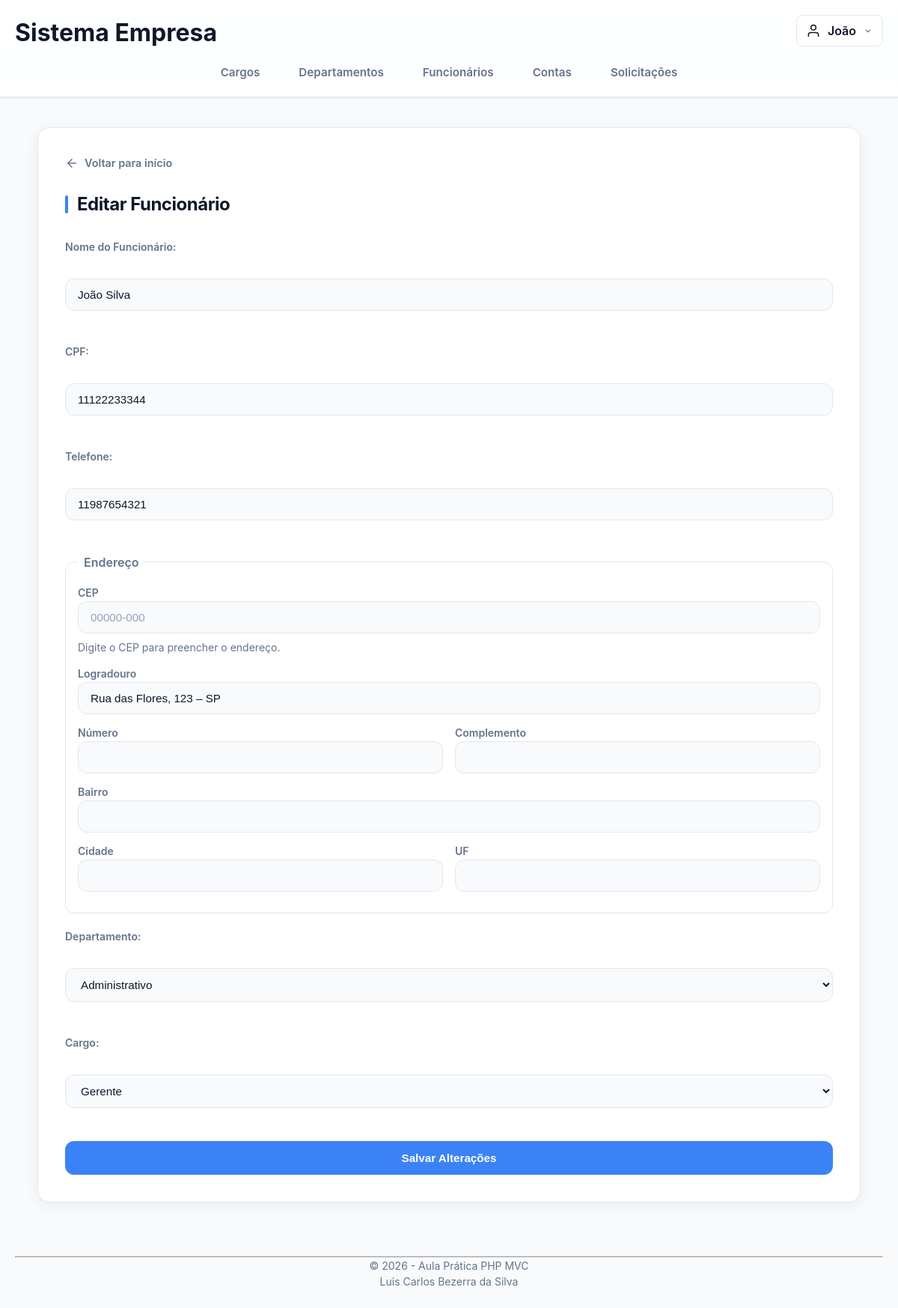
/index.php?action=editarFunc&id=1 (signed in), run on the app's committed database.
### tables this page shows
CREATE TABLE dboFuncionario (
    funcional INT AUTO_INCREMENT PRIMARY KEY,
    cpf CHAR(11) NOT NULL UNIQUE,
    nome VARCHAR(40) NOT NULL,
    telefone CHAR(15),
    endereco VARCHAR(500) NOT NULL,
    codDepartamento INT NOT NULL,
    codCargo INT NOT NULL,
    CONSTRAINT fkCodFun
        FOREIGN KEY (codCargo)
        REFERENCES dboCargo(codCargo),
    CONSTRAINT fkCodDepto
        FOREIGN KEY (codDepartamento)
        REFERENCES dboDepartamento(codDepartamento)
);

CREATE TABLE dboEndereco (
    funcional INT PRIMARY KEY,
    cep CHAR(8) NULL,
    logradouro VARCHAR(150) NOT NULL,
    numero VARCHAR(20) NULL,
    complemento VARCHAR(100) NULL,
    bairro VARCHAR(100) NULL,
    cidade VARCHAR(100) NULL,
    uf CHAR(2) NULL,
    CONSTRAINT fkEnderecoFuncionario
        FOREIGN KEY (funcional)
        REFERENCES dboFuncionario(funcional)
        ON DELETE CASCADE
);

CREATE TABLE dboDepartamento (
    codDepartamento INT AUTO_INCREMENT PRIMARY KEY,
    nomeDepartamento VARCHAR(50) NOT NULL
);

CREATE TABLE dboCargo (
    codCargo INT AUTO_INCREMENT PRIMARY KEY,
    nomeCargo VARCHAR(100) NOT NULL UNIQUE,
    salario DECIMAL(10, 2) NOT NULL
);

### controller/funcController.php (called while the page is built, shortened)
<?php
    require_once __DIR__ . '/../model/funcionarioModel.php';
    require_once __DIR__ . '/../model/cargoModel.php';
    require_once __DIR__ . '/../model/departamentoModel.php';
    class FuncController {
        public function editar() {
            $funcionario = (new Funcionario())->buscarPorId($_GET['id'] ?? null);
            $listaCargo = (new Cargo())->listarTodos();
            $listaDep = (new Departamento())->listarTodos();
            include __DIR__ . "/../view/funcEditar.php";
        }
    }
?>

### index.php (called while the page is built)
<?php
    require_once "controller/routes.php";
?>

### config/conexao.php (called while the page is built)
<?php
class Conexao
{
    public static function getConn()
    {
        $host = "127.0.0.1";
        $port = "3307";
        $dbname = "dboEmpresaMvc";
        $user = "root";
        $pass = "";
        try {
            $conexao = new PDO(
                "mysql:host=$host;port=$port;dbname=$dbname;charset=utf8",
                $user,
                $pass
            );
            $conexao->setAttribute(
                PDO::ATTR_ERRMODE,
                PDO::ERRMODE_EXCEPTION
            );
            return $conexao;
        } catch (PDOException $e) {
            die("Erro na conexão: " . $e->getMessage());
        }
    }
}

### model/funcionarioModel.php (called while the page is built, shortened)
<?php
    require_once __DIR__ . '/../config/conexao.php';
    class Funcionario {
        public function buscarPorId($funcional) {
                $sql = "SELECT f.*, c.nomeCargo, d.nomeDepartamento AS nomeDepartamento, co.foto,
                    e.cep, e.logradouro, e.numero, e.complemento, e.bairro, e.cidade, e.uf
                    FROM dboFuncionario f
                    INNER JOIN dboCargo c ON f.codCargo = c.codCargo
                    INNER JOIN dboDepartamento d ON f.codDepartamento = d.codDepartamento
                    LEFT JOIN dboConta co ON f.funcional = co.funcional
                    LEFT JOIN dboEndereco e ON f.funcional = e.funcional
                    WHERE f.funcional = :funcional";
            $stmt = Conexao::getConn()->prepare($sql);
            $stmt->bindParam(':funcional', $funcional, PDO::PARAM_INT);
            $stmt->execute();
            return $stmt->fetch(PDO::FETCH_ASSOC);
        }
    }
?>

### model/departamentoModel.php (called while the page is built, shortened)
<?php
    require_once __DIR__ . '/../config/conexao.php';
    class Departamento {
        public function listarTodos() {
            $sql = "select * from dboDepartamento order by codDepartamento asc";
            $stmt = Conexao::getConn()->prepare($sql);
            $stmt->execute();
            return $stmt->fetchAll(PDO::FETCH_ASSOC);
        }
    }
?>

### model/cargoModel.php (called while the page is built, shortened)
<?php
    require_once __DIR__ . '/../config/conexao.php';
    class Cargo {
        public function listarTodos() {
            $sql = "select * from dboCargo order by codCargo asc";
            $stmt = Conexao::getConn()->prepare($sql);
            $stmt->execute();
            return $stmt->fetchAll(PDO::FETCH_ASSOC);
        }
    }
?>

### view/funcEditar.php (the view, shortened to what this page needs)
<?php
include __DIR__ . '/include/cabecalho.php'; ?>
<h2>Editar Funcionário</h2>
<form action="index.php?action=atualizarFunc" method="POST" class="form-grupo">
    <label class="form-label">Nome do Funcionário:</label><br>
    <input type="text" name="nome" class="form-input" required value="<?= htmlspecialchars($funcionario['nome']) ?>"><br>
    <label class="form-label">CPF:</label><br>
    <input type="text" name="cpf" class="form-input" required maxlength="14" inputmode="numeric" data-mask="cpf" value="<?= htmlspecialchars($funcionario['cpf']) ?>"><br>
    <label class="form-label">Telefone:</label><br>
    <input type="text" name="telefone" class="form-input" maxlength="15" inputmode="tel" data-mask="telefone" value="<?= htmlspecialchars($funcionario['telefone'] ?? '') ?>"><br>
    <fieldset class="endereco-campos">
        <legend>Endereço</legend>
        <label class="form-label" for="cep">CEP</label>
        <input type="text" id="cep" name="endereco[cep]" class="form-input" required maxlength="9" inputmode="numeric" autocomplete="postal-code" placeholder="00000-000" data-mask="cep" value="<?= htmlspecialchars($funcionario['cep'] ?? '') ?>" aria-describedby="cep-status">
        <p id="cep-status" class="cep-status" role="status" aria-live="polite">Digite o CEP para preencher o endereço.</p>
        <label class="form-label" for="logradouro">Logradouro</label>
        <input type="text" id="logradouro" name="endereco[logradouro]" class="form-input" required maxlength="150" autocomplete="address-line1" value="<?= htmlspecialchars($funcionario['logradouro'] ?? $funcionario['endereco'] ?? '') ?>">
        <div class="endereco-linha">
            <div>
                <label class="form-label" for="numero">Número</label>
                <input type="text" id="numero" name="endereco[numero]" class="form-input" required maxlength="20" value="<?= htmlspecialchars($funcionario['numero'] ?? '') ?>">
            </div>
            <div>
                <label class="form-label" for="complemento">Complemento</label>
                <input type="text" id="complemento" name="endereco[complemento]" class="form-input" maxlength="100" value="<?= htmlspecialchars($funcionario['complemento'] ?? '') ?>">
            </div>
        </div>
        <label class="form-label" for="bairro">Bairro</label>
        <input type="text" id="bairro" name="endereco[bairro]" class="form-input" required maxlength="100" autocomplete="address-line2" value="<?= htmlspecialchars($funcionario['bairro'] ?? '') ?>">
        <div class="endereco-linha">
            <div>
                <label class="form-label" for="cidade">Cidade</label>
                <input type="text" id="cidade" name="endereco[cidade]" class="form-input" required maxlength="100" autocomplete="address-level2" value="<?= htmlspecialchars($funcionario['cidade'] ?? '') ?>">
            </div>
            <div>
                <label class="form-label" for="uf">UF</label>
                <input type="text" id="uf" name="endereco[uf]" class="form-input" required maxlength="2" pattern="[A-Za-z]{2}" autocomplete="address-level1" value="<?= htmlspecialchars($funcionario['uf'] ?? '') ?>">
            </div>
        </div>
    </fieldset>
    <label class="form-label">Departamento:</label><br>
    <select name="codDepartamento" class="form-input" required>
        <?php foreach ($listaDep as $departamento): ?>
            <option value="<?= $departamento['codDepartamento'] ?>" <?= $departamento['codDepartamento'] == $funcionario['codDepartamento'] ? 'selected' : '' ?>><?= htmlspecialchars($departamento['nomeDepartamento']) ?></option>
        <?php endforeach; ?>
    </select><br>
    <label class="form-label">Cargo:</label><br>
    <select name="codCargo" class="form-input" required>
        <?php foreach ($listaCargo as $cargo): ?>
            <option value="<?= $cargo['codCargo'] ?>" <?= $cargo['codCargo'] == $funcionario['codCargo'] ? 'selected' : '' ?>><?= htmlspecialchars($cargo['nomeCargo']) ?></option>
        <?php endforeach; ?>
    </select><br>
    <button type="submit" class="btn-save">Salvar Alterações</button>
</form>
<?php include __DIR__ . '/include/rodape.php'; ?>

### view/css/estilo.css (style rules this page uses)
:root { --bg-main: #f8fafc; --bg-surface: #ffffff; --bg-surface-hover: #f1f5f9; --border-color: #e2e8f0; --border-focus: #3b82f6; --primary: #3b82f6; --primary-hover: #2563eb; --text-main: #0f172a; --text-muted: #64748b; --radius-sm: 8px; --radius-md: 12px; --radius-lg: 16px; --shadow-sm: 0 1px 3px rgba(15, 23, 42, 0.08); --shadow-md: 0 4px 20px -2px rgba(15, 23, 42, 0.08); --shadow-glow: 0 0 0 3px rgba(59, 130, 246, 0.2); --transition-fast: 0.2s cubic-bezier(0.4, 0, 0.2, 1); }
* { margin: 0; padding: 0; box-sizing: border-box; }
body { font-family: 'Inter', system-ui, -apple-system, BlinkMacSystemFont, 'Segoe UI', Roboto, sans-serif; background-color: var(--bg-main); color: var(--text-main); min-height: 100vh; line-height: 1.5; -webkit-font-smoothing: antialiased; }
h2 { font-size: 1.5rem; font-weight: 700; color: var(--text-main); margin-bottom: 28px; letter-spacing: -0.02em; display: flex; align-items: center; gap: 12px; }
h2::before { content: ''; display: inline-block; width: 4px; height: 24px; background: var(--primary); border-radius: 4px; }
.form-grupo { display: flex; flex-direction: column; }
.form-label { font-weight: 600; margin-bottom: 8px; color: var(--text-muted); font-size: 0.875rem; }
.form-input { padding: 12px 16px; margin-bottom: 20px; background-color: #f8fafc; border: 1px solid var(--border-color); border-radius: var(--radius-md); color: var(--text-main); font-size: 0.95rem; transition: var(--transition-fast); }
.form-input::placeholder { color: #94a3b8; }
.endereco-campos { min-width: 0; margin: 0 0 20px; padding: 16px; border: 1px solid var(--border-color); border-radius: var(--radius-md); }
.endereco-campos legend { padding: 0 8px; color: var(--text-muted); font-weight: 600; }
.endereco-campos .form-input { width: 100%; box-sizing: border-box; margin-bottom: 12px; }
.endereco-linha { display: grid; grid-template-columns: repeat(2, minmax(0, 1fr)); gap: 16px; }
.cep-status { margin: -4px 0 12px; color: var(--text-muted); font-size: 0.875rem; }
.btn-save { background: var(--primary); color: #ffffff; border: none; padding: 14px 24px; cursor: pointer; border-radius: var(--radius-md); font-weight: 600; font-size: 0.95rem; transition: var(--transition-fast); box-shadow: var(--shadow-sm); }

### data on the page
dbofuncionario: nome "João Silva", cpf "11122233344", telefone "11987654321", logradouro "Rua das Flores, 123 – SP", codDepartamento "Administrativo", codCargo "Gerente"

### other printed values
$primeiroNome "João"
